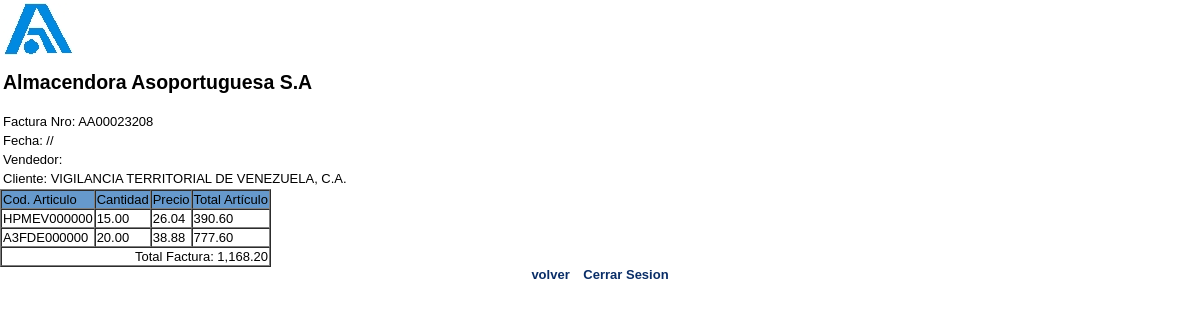
The page /wap/detfac.php?fac=AA00023208 (signed in) on the database its author committed.
### tables this page shows
CREATE TABLE `factura` (
  `nrofac` varchar(10) NOT NULL,
  `nropedido` varchar(10) NOT NULL,
  `codcli` varchar(15) NOT NULL,
  `fecfac` date NOT NULL,
  `status` varchar(1) NOT NULL,
  KEY `nropedido` (`nropedido`),
  KEY `nrofac` (`nrofac`)
);

CREATE TABLE `clientes` (
  `codcli` varchar(15) NOT NULL,
  `nombre` varchar(100) NOT NULL,
  `zona` varchar(4) default NULL,
  `codigo` varchar(10) default NULL,
  PRIMARY KEY  (`codcli`)
);

CREATE TABLE `detalle_fac` (
  `nrofac` varchar(10) NOT NULL,
  `codart` varchar(20) NOT NULL,
  `cantot` double(20,2) NOT NULL,
  `precio` double(20,2) NOT NULL,
  `totart` double(20,2) NOT NULL,
  `kilo` double(20,2) default NULL
);

### wap/detfac.php (the view, shortened to what this page needs)
<?php
	include ("funciones.php");
	$fecha=$_GET['fecha'];
	$cord=$_GET['cor'];
	if (!(empty($_SESSION['user'])))
		{
		$fac=$_GET['fac'];
		$link=conectar();
		$sql="select a.fecfac, b.nombre from factura as a, clientes b where trim(a.nrofac)='".$fac."' and 		              a.codcli=b.codcli";
		$result=mysql_query($sql,$link);
		$row=mysql_fetch_row($result);
		$sql="select nombre from usuarios where trim(usuario)='".$_GET['vend']."'";
		$xresult=mysql_query($sql,$link);
		$xrow=mysql_fetch_row($xresult);
		echo "<table  border='0'> \n"
		     ."<tr> \n"
		     ."<td><img src=\"logo.jpg\"/><h2>Almacendora Asoportuguesa S.A</h2></td> \n"
		     ."</tr> \n"
		     ."<tr> \n"
		     ."<td>Factura Nro: ".$fac."</td> \n"
		     ."</tr> \n"
		     ."<tr> \n"
		     ."<td>Fecha: ".cambiaf_a_normal($row[0])."</td> \n"
		     ."</tr> \n"
		     ."<tr> \n"
		     ."<td>Vendedor: ".$xrow[0]."</td> \n"
		     ."</tr> \n"
		     ."<tr> \n"
		     ."<td>Cliente: ".$row[1]."</td> \n"
		     ."</tr> \n"
		     ."</table>";
		echo "<table bgcolor=\"#6699CC\" border=\"1\" cellspacing=\"0\"> \n"
		     ."<tr> \n"
		     ."<td>Cod. Articulo</td> \n"
		     ."<td>Cantidad</td> \n"
		     ."<td>Precio</td> \n"
		     ."<td>Total Art&iacute;culo</td> \n"
		     ."</tr> \n";
		$acm=0;
		$sql="select * from detalle_fac where nrofac='".$fac."'";
		$result=mysql_query($sql,$link);
		while ($row = mysql_fetch_row($result))
			{
			echo "<tr bgcolor=\"#FFFFFF\"> \n";
			echo "<td>".substr($row[1],9)."</a></td> \n";
			echo "<td>$row[2]</td> \n";
			echo "<td>".number_format($row[3],'2')."</td> \n";
			echo "<td>".number_format($row[4],'2')."</td> \n";
			$acm=$acm+$row[4];
			echo "</tr> \n";
			}
		echo "<tr bgcolor=\"#FFFFFF\"> \n";
		echo "<td colspan=\"5\" align=\"right\">Total Factura: ".number_format($acm,'2')."</td> \n";
		echo "</tr> \n";
		echo "</table> \n";
		if (($_SESSION['tipo']=="cor")or($_SESSION['tipo']=="gte")){
			echo "<div align=center><a href=indexped.php?vend=".$_GET['vend']."&fecha=".$fecha."&cor=".$cord.">volver</a> \n";
		}
		else{
			echo "<div align=center><a href=indexped.php?vend=".$_SESSION['user']."&fecha=".$fecha.">volver</a> \n";
		}
		echo "<a href=logout.php>Cerrar Sesion</a></div> \n";
	        }
	else
		{
		};
?>

### wap/estilo.css (style rules this page uses)
body { background-color: #ffffff; margin: 0px 0px 0px 0px ; font-family: "Verdana" , sans-serif; font-size: small; }
a { color: #092d67; font-size: small; font-weight: bold; text-decoration: none; padding: 1px 5px 1px 5px ; }

### rows shown on the page
factura: fecfac "//", clientes.nombre "VIGILANCIA TERRITORIAL DE VENEZUELA, C.A."
detalle_fac: codart "HPMEV000000", cantot "15.00", precio "26.04", totart "390.60"
detalle_fac: codart "A3FDE000000", cantot "20.00", precio "38.88", totart "777.60"

### other values the page prints
$fac "AA00023208"
$acm "1,168.20"
